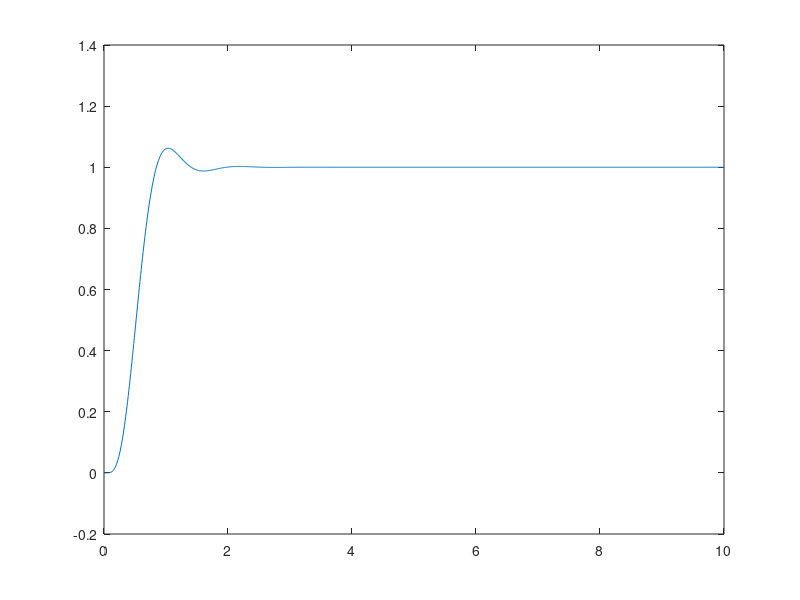

MATLAB code to generate this figure:
clear,clc
A = [-0.0064 9.255 0 -9.81 -0.896;
    -0.0234 -5.1414 0 0 0.9519;
    0 25 0 -24.9836 0;
    0 0 0 0 1;
    0.7047 -485.6225 0 0 -31.4645];
B = [-0.0520;0.1016;0;0;116.3];
%Added a 0 row to C and a 1 to D to
C = eye(5);
D = [0;0;0;0;0];
%Creating the state space model
P = ss(A,B,C,D);

%Creating plant model
Acu = tf(20,[1 20]);
PA = series(P,Acu);
%Abar 6X6
Abar = [A zeros(5,1);0 0 -1 0 0 0];

%Bbar 6X1
Bbar = [B;0];

%Q is 6X6
Q = [1 0 0 0 0 0;
    0 1 0 0 0 0;
    0 0 1 0 0 0;
    0 0 0 1 0 0;
    0 0 0 0 1 0;
    0 0 0 0 0 100];

%Regulator
R = 1;
%LQR controller
K = lqr(Abar,Bbar,Q,R);
I = tf(1,[1 0]);
T = feedback(PA,K(1:5),1,[1:5]);
G = series(I,-K(6));
S = series(G,T);
Altitude = feedback(S,1,1,3);

t = 0:.01:10;
%plot the step
[y1,t1] = step(Altitude,t);
plot(t1,y1(:,3));






